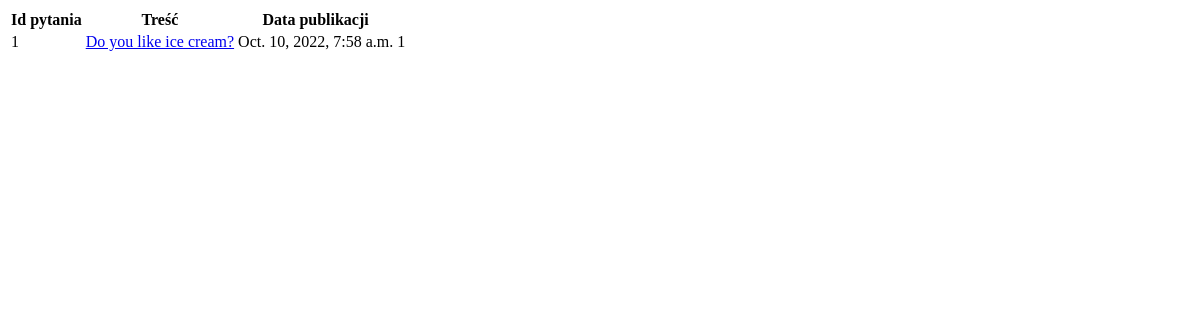
/polls/, run on an earlier commit of the app's database.
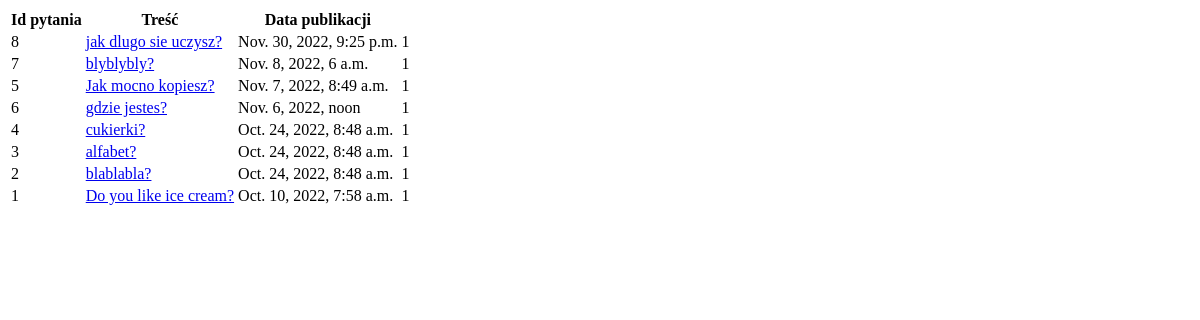
And on a later commit of the database.
### polls/models.py (models this page shows)
class Question(models.Model):
    question_text = models.CharField(max_length=200)
    pub_date = models.DateTimeField('date published')
    type = models.IntegerField(choices=QUESTION_TYPES, default=1)

### polls/views.py (the view)
# urls.py: path('', views.question_list, name='question_list'),
def question_list(request):
   questions = Question.objects.order_by('-pub_date','-question_text')
   return render(request, 'polls/question_list.html', {'questions': questions})

### templates/polls/question_list.html
<!DOCTYPE html>
<html>
<body>
<div>
    <table>
        <tr>
            <th>Id pytania</th>
            <th>Treść</th>
            <th>Data publikacji</th>
        </tr>
        {% for question in questions %}
            <tr>
                <td>{{question.id}}</td>
                <td><a href="{% url 'polls:question_detail' question.id %}">
                    {{ question.question_text }}</a>
                </td>
                <td>{{ question.pub_date }} </td>
                <td>{{ question.type }} </td>
            </tr>
        {% endfor %}
    </table>
</div>
</body>
</html>

What changed in the data, as far as the page shows it:
added Question: id "8", question_text "jak dlugo sie uczysz?", pub_date "Nov. 30, 2022, 9:25 p.m.", type "1"
added Question: id "7", question_text "blyblybly?", pub_date "Nov. 8, 2022, 6 a.m.", type "1"
added Question: id "5", question_text "Jak mocno kopiesz?", pub_date "Nov. 7, 2022, 8:49 a.m.", type "1"
added Question: id "6", question_text "gdzie jestes?", pub_date "Nov. 6, 2022, noon", type "1"
added Question: id "4", question_text "cukierki?", pub_date "Oct. 24, 2022, 8:48 a.m.", type "1"
added Question: id "3", question_text "alfabet?", pub_date "Oct. 24, 2022, 8:48 a.m.", type "1"
added Question: id "2", question_text "blablabla?", pub_date "Oct. 24, 2022, 8:48 a.m.", type "1"
